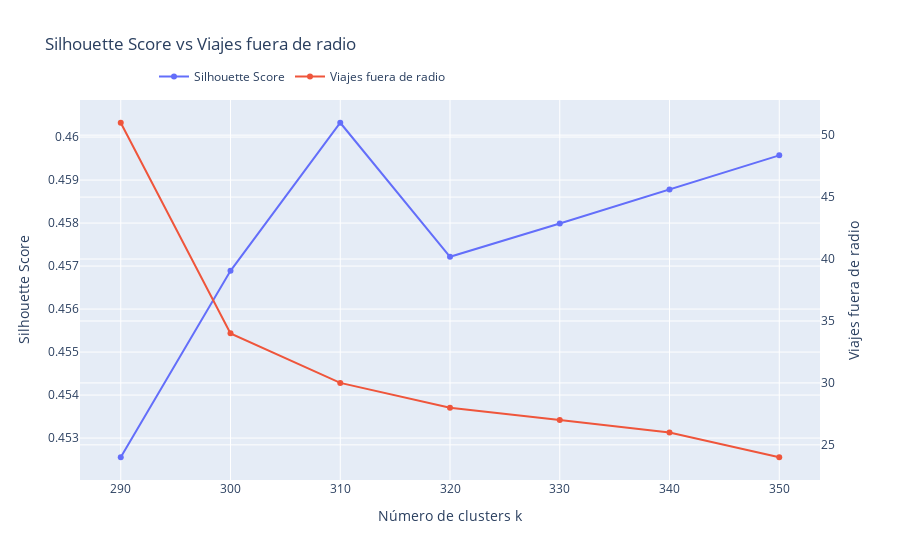

The code cell stored with this chart in its notebook:
### Code cell
plot_silhouette_vs_viajes(k_values, sil_scores, coords_destination_results)

### Figure 1 — Plotly figure (JSON) as saved in the notebook; plotly's stock layout.template omitted (floating-point values rounded to 4 significant figures)
{"data": [{"mode": "lines+markers", "name": "Silhouette Score", "type": "scatter", "x": [290, 300, 310, 320, 330, 340, 350], "y": [0.4526, 0.4569, 0.4603, 0.4572, 0.458, 0.4588, 0.4596], "yaxis": "y"}, {"mode": "lines+markers", "name": "Viajes fuera de radio", "type": "scatter", "x": [290, 300, 310, 320, 330, 340, 350], "y": [51, 34, 30, 28, 27, 26, 24], "yaxis": "y2"}], "layout": {"legend": {"orientation": "h", "x": 0.1, "y": 1.1}, "title": {"text": "Silhouette Score vs Viajes fuera de radio"}, "xaxis": {"title": {"text": "Número de clusters k"}}, "yaxis": {"side": "left", "title": {"text": "Silhouette Score"}}, "yaxis2": {"overlaying": "y", "side": "right", "title": {"text": "Viajes fuera de radio"}}}}
